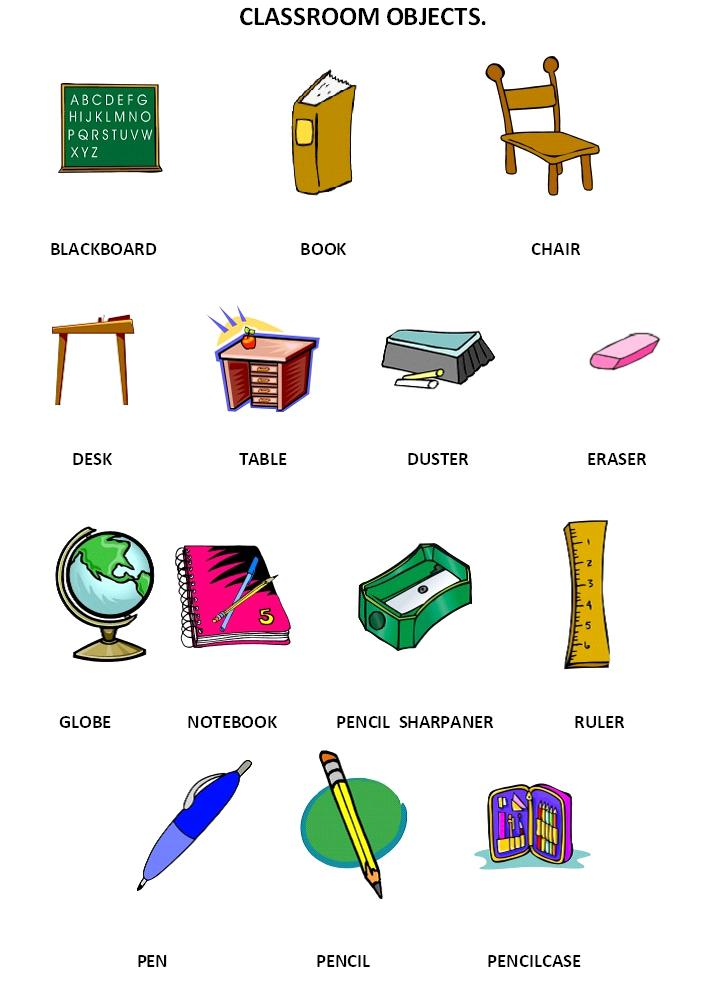
#> input picture object tracking/objects.jpg, 720 x 991 px, given in place of the camera
$ python mean_shift_object_tracking.py
#> lines starting #> are read from the running program, lines starting #| are printed output that depends on the picture; after the words box and inside, x2 and y2 are one past the last pixel; in counts of white or black regions, pixels touching at a corner belong together
import cv2
import numpy as np

video = cv2.VideoCapture(0)

_, first_frame = video.read()
#> first_frame is the input picture: shape (991, 720, 3); mean B, G, R 231.7, 234.6, 235.2
x = 300
y = 305
width = 100
height = 115
roi = first_frame[y: y + height, x: x + width]
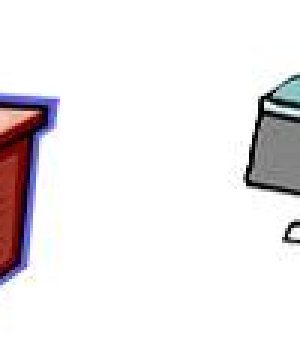
#> roi: shape (115, 100, 3) (shown 3 times larger); mean B, G, R 235.5, 233.8, 237
hsv_roi = cv2.cvtColor(roi, cv2.COLOR_BGR2HSV)
#> hsv_roi: shape (115, 100, 3); mean H, S, V 14, 14.2, 239.3
roi_hist = cv2.calcHist([hsv_roi], [0], None, [180], [0, 180])
#> roi_hist = 180 values, max 9642 at index 0, min 0 at index 16, mean 63.89
roi_hist = cv2.normalize(roi_hist, roi_hist, 0, 255, cv2.NORM_MINMAX)
#> roi_hist = 180 values, max 255 at index 0, min 0 at index 16, mean 1.69

term_criteria = (cv2.TERM_CRITERIA_EPS | cv2.TERM_CRITERIA_COUNT, 10, 1)

while True:
    _, frame = video.read()
    hsv = cv2.cvtColor(frame, cv2.COLOR_BGR2HSV)
#> hsv: shape (991, 720, 3); mean H, S, V 13, 21.6, 240.1
    mask = cv2.calcBackProject([hsv], [0], roi_hist, [0, 180], 1)
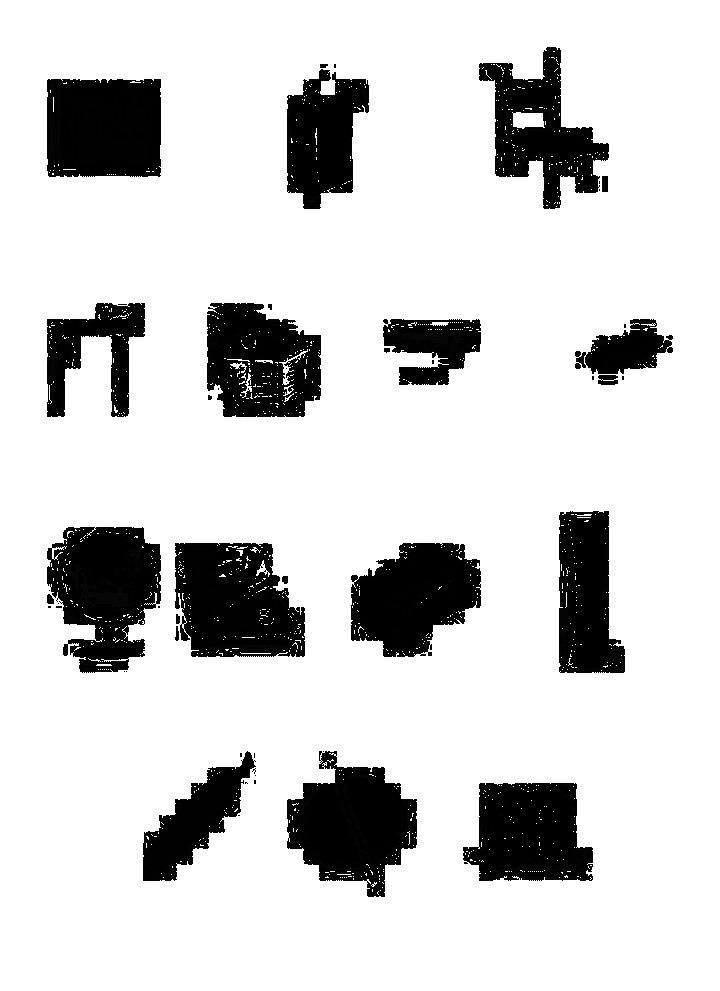
#> mask: shape (991, 720); min 0, max 255, mean 211.6

    _, track_window = cv2.meanShift(mask, (x, y, width, height), term_criteria)
#> track_window = (306, 316, 100, 115)
    x, y, w, h = track_window
#> x = 306; y = 316; w = 100; h = 115
    cv2.rectangle(frame, (x, y), (x + w, y + h), (0, 255, 0), 2)
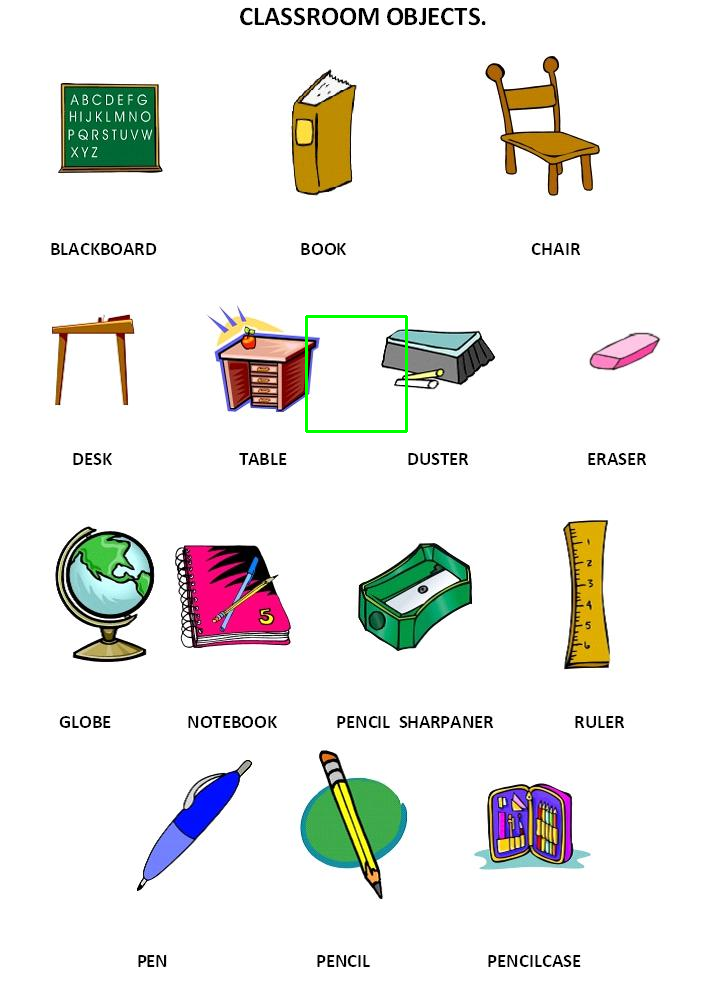
#> frame: shape (991, 720, 3); 0.18% of pixels changed, all inside (x1, y1, x2, y2) = (305, 315, 408, 433)

    cv2.imshow("Mask", mask)
    cv2.imshow("Frame", frame)

    key = cv2.waitKey(60)
#> (key Esc is pressed here)
    if key == 27:
        break

video.release()
cv2.destroyAllWindows()
